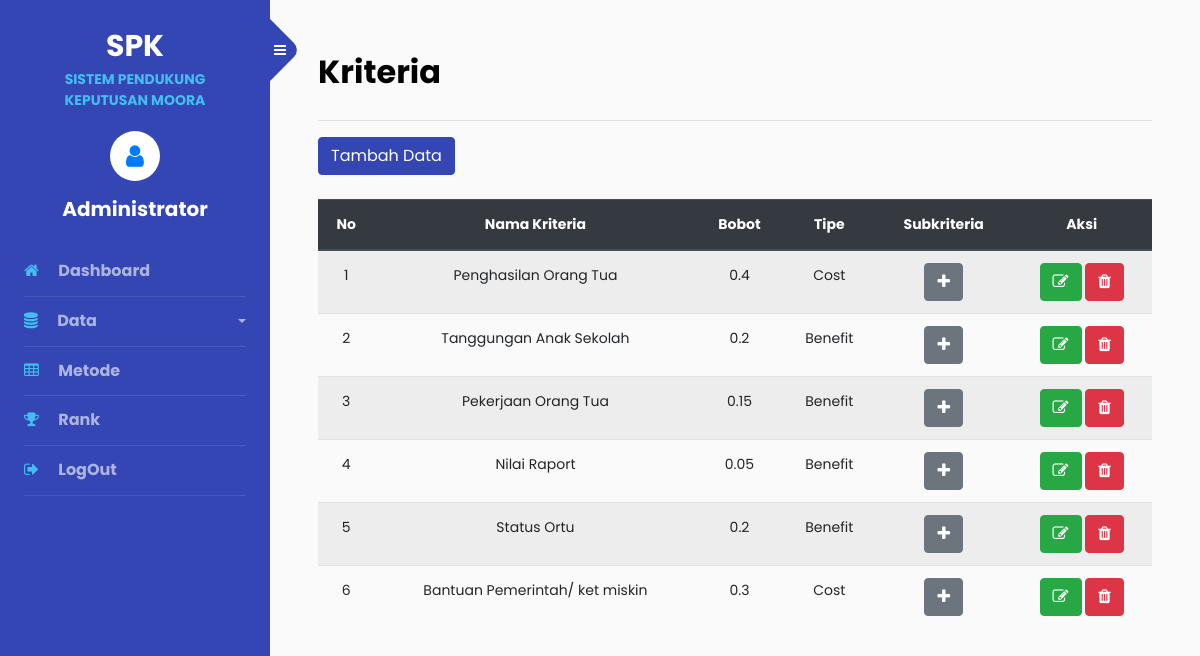
Page /admin/kriteria.php (signed in) on the committed database.
### tables this page shows
CREATE TABLE `tbl_akun` (
  `id_akun` int(11) NOT NULL,
  `nama_lengkap` varchar(50) NOT NULL,
  `username` varchar(50) NOT NULL,
  `password` varchar(30) NOT NULL
);

CREATE TABLE `tbl_kriteria` (
  `id_kriteria` int(11) NOT NULL,
  `nama_kriteria` varchar(30) NOT NULL,
  `bobot_kriteria` double NOT NULL,
  `tipe_kriteria` varchar(10) NOT NULL
);

### admin/kriteria.php (the view, shortened to what this page needs)
<?php
include "../asset/conn/config.php";
include "header.php";
?>
<h2 class="mb-4 font-weight-bolder">Kriteria</h2>
<hr>
<a href="kriteria-simpan.php" class="btn btn-primary mb-4 ">Tambah Data</a>
<table class="table table-striped">
    <thead class="thead-dark">
        <tr>
            <th class="text-center">No</th>
            <th class="text-center">Nama Kriteria</th>
            <th class="text-center">Bobot</th>
            <th class="text-center">Tipe</th>
            <th class="text-center">Subkriteria</th>
            <th class="text-center">Aksi</th>
        </tr>
    </thead>
    <?php
    $sql = "SELECT * FROM tbl_kriteria ORDER BY id_kriteria";
    $stm = $conn->query($sql);
    $no = 1;
    while ($a = $stm->fetch_assoc()) {
    ?>
        <tr>
            <td class="text-center"><?= $no++ ?></td>
            <td class="text-center"><?= $a['nama_kriteria'] ?></td>
            <td class="text-center"><?= $a['bobot_kriteria'] ?></td>
            <td class="text-center"><?= $a['tipe_kriteria'] ?></td>
            <td class="text-center">
                <a href="subkriteria.php?id_kriteria=<?= $a['id_kriteria'] ?>" class="btn btn-secondary"><i class="fa fa-plus" aria-hidden="true"></i></i></a>
            </td>
            <td class="text-center"><a href="kriteria-ubah.php?id_kriteria=<?= $a['id_kriteria'] ?>" class="btn btn-success"><i class="fa fa-pencil-square-o" aria-hidden="true"></i></a>
                <a href="kriteria.php?id_kriteria=<?= $a['id_kriteria'] ?>&aksi=hapus" class="btn btn-danger"><i class="fa fa-trash" aria-hidden="true"></i></a>
            </td>
        </tr>
    <?php } ?>
</table>

### admin/header.php (shortened to what this page needs)
<?php
include "../asset/conn/config.php";
$query = "SELECT * FROM tbl_akun WHERE id_akun ='$_SESSION[id_akun]'";
$stm = $conn->query($query);
$row = $stm->fetch_assoc();
?>
<!Doctype html>
<html lang="en">
<head>
	<link rel="stylesheet" href="https://stackpath.bootstrapcdn.com/font-awesome/4.7.0/css/font-awesome.min.css">
	<link rel="stylesheet" href="../asset/sidebar/css/style.css">
</head>
<body>
	<div class="wrapper d-flex align-items-stretch">
		<nav id="sidebar">
			<div class="custom-menu">
				<button type="button" id="sidebarCollapse" class="btn btn-primary">
					<i class="fa fa-bars"></i>
				</button>
			</div>
			<div class="p-4">
				<h1><a href="index.php" class="logo">SPK <span>SISTEM PENDUKUNG KEPUTUSAN MOORA</span>
					</a></h1>
				<div class="user-icon-container">
					<div class="user-icon">
						<span class="fa fa-user text-primary"></span>
					</div>
					<div class="user-text font-weight-bolder">
						<?= $row['nama_lengkap'] ?>
					</div>
				</div>
				<ul class="list-unstyled components mb-5">
					<li>
						<a href="index.php" class="font-weight-bolder"><span class="fa fa-home mr-3"></span> Dashboard</a>
					</li>
					<li>
						<a id="dataDropdown" data-toggle="collapse" aria-expanded="false" class="dropdown-toggle font-weight-bolder">
							<span class="fa fa-database mr-3"></span> Data
						</a>
					</li>
					<li>
						<a href="metode.php" class="font-weight-bolder"><span class="fa fa-table mr-3"></span> Metode</a>
					</li>
					<li>
						<a href="rank.php" class="font-weight-bolder"><span class="fa fa-trophy mr-3"></span> Rank</a>
					</li>
					<li>
						<a href="logout.php" class="font-weight-bolder"><span class="fa fa-sign-out mr-3"></span> LogOut</a>
					</li>
				</ul>
			</div>
		</nav>
		<div id="content" class="p-4 p-md-5 pt-5">
</body>
</html>

### admin/header.php (style rules this page uses)
.user-icon-container { display: flex; flex-direction: column; align-items: center; margin: 20px; }
.user-icon { width: 50px; height: 50px; background-color: #fff; border-radius: 50%; display: flex; align-items: center; justify-content: center; font-size: 25px; color: #555; }
.user-text { margin-top: 10px; font-size: 20px; text-align: center; }
.logo { text-align: center; display: block; margin: 0 auto; }
h1 { text-align: center; }
.logo span { display: block; font-size: 16px; }

### rows in the picture
tbl_akun: nama_lengkap "Administrator"
tbl_kriteria: nama_kriteria "Penghasilan Orang Tua", bobot_kriteria "0.4", tipe_kriteria "Cost"
tbl_kriteria: nama_kriteria "Tanggungan Anak Sekolah", bobot_kriteria "0.2", tipe_kriteria "Benefit"
tbl_kriteria: nama_kriteria "Pekerjaan Orang Tua", bobot_kriteria "0.15", tipe_kriteria "Benefit"
tbl_kriteria: nama_kriteria "Nilai Raport", bobot_kriteria "0.05", tipe_kriteria "Benefit"
tbl_kriteria: nama_kriteria "Status Ortu", bobot_kriteria "0.2", tipe_kriteria "Benefit"
tbl_kriteria: nama_kriteria "Bantuan Pemerintah/ ket miskin", bobot_kriteria "0.3", tipe_kriteria "Cost"
